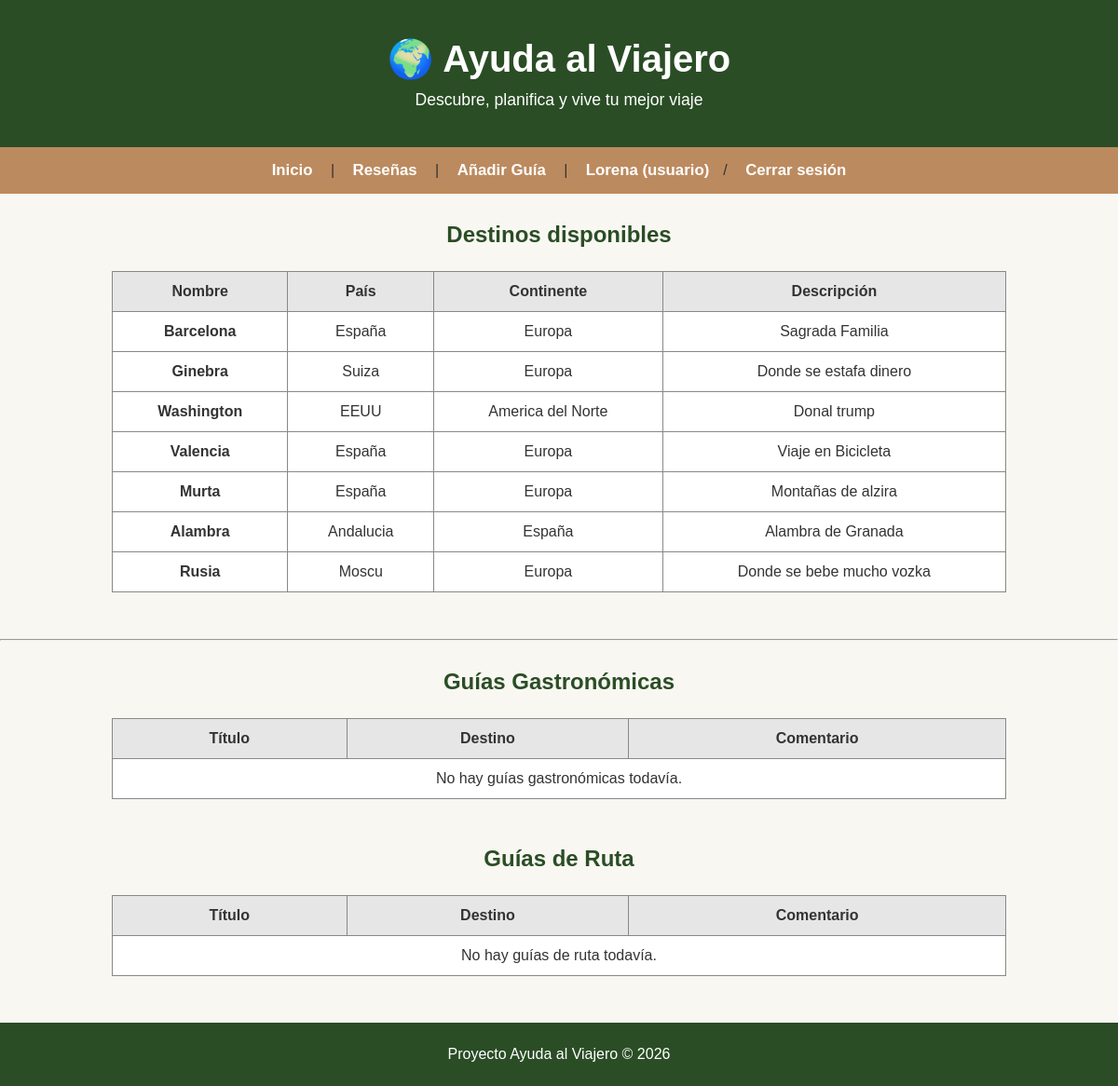
The page /Proyecto/index.php (signed in) on the database its author committed.
### tables this page shows
CREATE TABLE `DESTINOS` (
  `Id_Destinos` int NOT NULL,
  `nombre` varchar(150) NOT NULL,
  `país` varchar(100) NOT NULL,
  `continente` varchar(100) NOT NULL,
  `descripción` text
);

### Proyecto/controllers/Controller.php (called while the page is built, shortened)
<?php
class Controller
{
    protected $gestor;
    public function __construct($gestor)
    {
        $this->gestor = $gestor;
    }
    public function index()
    {
        $arrayDestinos = $this->gestor->listarDestinos();
        $guiasGastro = $this->gestor->listarGuiasGastronomicas();
        $guiasRutas = $this->gestor->listarGuiasRutas();
        include "views/inicio.php";
    }
}

### Proyecto/models/Connection.php (called while the page is built, shortened)
<?php
class Connection{
    protected $conn;
    private $archivoConf ="conf.json";
    private function enlazarConexion(){
        $confiData = file_get_contents($this->archivoConf);
        $array=json_decode($confiData, true);
        $dsn ="mysql:host=".$array['host']. ";dbname=".$array['db'];
        $this->conn = new PDO($dsn, $array["userName"], $array["password"]);
    }
    public function getConn()
    {
        return $this->conn;
    }
}

### Proyecto/models/GestorPDO.php (called while the page is built, shortened)
<?php
class GestorPDO extends Connection
{
    public function listarDestinos()
    {
        $sql  = "SELECT * FROM DESTINOS";
        $rtdo = $this->getConn()->query($sql);
        $arrayDestinos = [];
        while ($fila = $rtdo->fetch(PDO::FETCH_ASSOC)) {
            $arrayDestinos[] = new Destino(
                $fila['Id_Destinos'],
                $fila['nombre'],
                $fila['país'],
                $fila['continente'],
                $fila['descripción'],
            );
        }
        return $arrayDestinos;
    }
}

### Proyecto/autoload.php (called while the page is built, shortened)
<?php
spl_autoload_register(function ($class) {
    $paths = ['models/', 'controllers/'];
    foreach ($paths as $path) {
        $file = __DIR__ . '/' . $path . $class .  '.php';
    }
});

### Proyecto/models/Destino.php (called while the page is built, shortened)
<?php
class Destino{
    protected $nombre;
    protected $pais;
    protected $continente;
    protected $descripcion;
    public function __construct($id_destino,$nombre,$pais,$continente,$descripcion){
        $this->nombre=$nombre;
        $this->pais=$pais;
        $this->continente=$continente;
        $this->descripcion=$descripcion;
    }
    public function getNombre()
    {
        return $this->nombre;
    }
    public function getPais()
    {
        return $this->pais;
    }
    public function getContinente()
    {
        return $this->continente;
    }
    public function getDescripcion()
    {
        return $this->descripcion;
    }
}

### Proyecto/views/inicio.php (the view, shortened to what this page needs)
<?php include __DIR__ . "/../_header.php"; ?>
<section>
    <h2>Destinos disponibles</h2>
    <table border="1">
        <thead>
            <tr>
                <th>Nombre</th>
                <th>País</th>
                <th>Continente</th>
                <th>Descripción</th>
            </tr>
        </thead>
        <tbody>
            <?php if (empty($arrayDestinos)): ?>
                <tr><td colspan="5">No hay destinos registrados.</td></tr>
            <?php else: ?>
                <?php foreach ($arrayDestinos as $destino): ?>
                    <tr>
                        <td><strong><?= $destino->getNombre() ?></strong></td>
                        <td><?= $destino->getPais() ?></td>
                        <td><?= $destino->getContinente() ?></td>
                        <td><?= $destino->getDescripcion() ?></td>
                    </tr>
                <?php endforeach; ?>
            <?php endif; ?>
        </tbody>
    </table>
</section>
<hr>
<section>
    <h2>Guías Gastronómicas</h2>
    <table border="1">
        <thead>
            <tr>
                <th>Título</th>
                <th>Destino</th>
                <th>Comentario</th>
            </tr>
        </thead>
        <tbody>
            <?php if (empty($guiasGastro)): ?>
                <tr><td colspan="4">No hay guías gastronómicas todavía.</td></tr>
            <?php endif; ?>
        </tbody>
    </table>
    <h2>Guías de Ruta</h2>
    <table border="1">
        <thead>
            <tr>
                <th>Título</th>
                <th>Destino</th>
                <th>Comentario</th>
            </tr>
        </thead>
        <tbody>
            <?php if (empty($guiasRutas)): ?>
                <tr><td colspan="4">No hay guías de ruta todavía.</td></tr>
            <?php endif; ?>
        </tbody>
    </table>
</section>
<?php include __DIR__ . "/../_footer.php"; ?>

### Proyecto/css/estilos.css (style rules this page uses)
* { margin: 0; padding: 0; box-sizing: border-box; font-family: Arial, Helvetica, sans-serif; }
body { background-color: #F9F7F2; color: #333333; }
h2 { text-align: center; margin-top: 30px; margin-bottom: 15px; color: #333333; }
table { margin: 0 auto; border-collapse: collapse; width: 80%; max-width: 100%; background-color: #ffffff; margin-bottom: 50px; }
th, td { border: 1px solid #888; padding: 12px 15px; text-align: center; }
th { background-color: #e6e6e6; font-weight: bold; text-align: center; }
h1.form-title, h2 { color: #2a4d25; text-align: center; margin-bottom: 25px; }

### rows shown on the page
destinos: nombre "Barcelona", país "España", continente "Europa", descripción "Sagrada Familia"
destinos: nombre "Ginebra", país "Suiza", continente "Europa", descripción "Donde se estafa dinero"
destinos: nombre "Washington", país "EEUU", continente "America del Norte", descripción "Donal trump"
destinos: nombre "Valencia", país "España", continente "Europa", descripción "Viaje en Bicicleta"
destinos: nombre "Murta", país "España", continente "Europa", descripción "Montañas de alzira"
destinos: nombre "Alambra", país "Andalucia", continente "España", descripción "Alambra de Granada"
destinos: nombre "Rusia", país "Moscu", continente "Europa", descripción "Donde se bebe mucho vozka"

### other values the page prints
$_SESSION['usuario_nombre'] "Lorena"
$_SESSION['rol'] "usuario"
